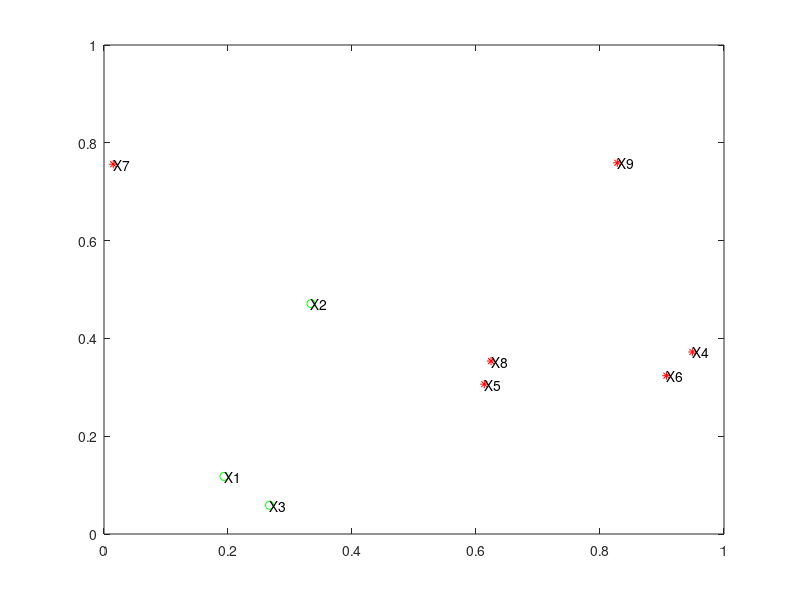

MATLAB code for this plot: (Note: this script raises an error after producing the figure.)
clear all
close all

% 初始化参数
pursuers_num = 3;
evaders_num = 6;
agents_sum = pursuers_num + evaders_num;
t_step = 0.01;
capture_dis = 0.05;
counter = 0;
L = 1; % 边长为1的正方形

% 创建网格
grid_size = 20;
grid = zeros(grid_size, grid_size);

% 初始化智能体参数
for i = 1:agents_sum
    agents(i).pos = rand(1,2);
    agents(i).active = 1; % evader 存活flag
    agents(i).min_dis = 100;
    agents(i).distance = 0;
end

figure()
while 1
    if sum([agents(pursuers_num+1:agents_sum).active]) == 0
        % 所有的evader都被抓到了
        % 输出视频
        v = VideoWriter('Hunt based on A-star.avi');
        v.FrameRate = 4;
        open(v);
        writeVideo(v, F);
        close(v);
        
        % 计算追捕者的距离总和
        total_distance_pursuers = sum([agents(1:pursuers_num).distance]);
        distances = zeros(1, pursuers_num);
        num_dis = 1;
        
        % 绘制柱状图
        for i = 1:pursuers_num
            distances(num_dis) = agents(i).distance;
            num_dis = num_dis + 1;
        end
        figure;
        
        % 绘制随机颜色
        colors = rand(pursuers_num, 3);
        for i = 1:pursuers_num
            bar(i, distances(i), 'FaceColor', colors(i,:), 'BarWidth', 1.2);
            hold on;
        end
        ylabel('Total Distance Traveled');
        xlabel('Agent Index');
        title('Distance Traveled by Each Agent');
        
        % 显示追捕者的距离总和
        disp(['Total distance traveled by all pursuers: ', num2str(total_distance_pursuers)]);
        return;
    else
        % 重置所有追捕者的min_dis
        for j = 1:pursuers_num
            agents(j).min_dis = 100;
        end

        % 画pursuer和evader的位置
        temp_pos = reshape([agents.pos], 2, agents_sum)';
        plot(temp_pos(1:pursuers_num,1), temp_pos(1:pursuers_num,2), 'go', ...
             temp_pos(pursuers_num+1:end,1), temp_pos(pursuers_num+1:end,2), 'r*');
        
        % 打label
        plabels = arrayfun(@(n) {sprintf('X%d', n)}, (1:agents_sum)');
        hold on
        Hpl = text(temp_pos(:,1), temp_pos(:,2), plabels, ...
              'HorizontalAlignment','left', ...
              'BackgroundColor', 'none');
        xlim([0 1]);
        ylim([0 1]);
       
        % 追捕者移动
        for i = 1:pursuers_num
            if agents(i).active
                % 找到最近的逃避者
                [nearest_evader_pos, ~] = findNearestEvader(agents(i).pos, agents(pursuers_num+1:end));
                
                % 将连续坐标转换为网格坐标
                start = continuousToGrid(agents(i).pos, grid_size);
                goal = continuousToGrid(nearest_evader_pos, grid_size);
                
                % 使用A*算法找到路径
                path = astar(grid, start, goal);
                
                if ~isempty(path) && size(path, 1) > 1
                    % 移动到路径的下一个点
                    next_pos = gridToContinuous(path(2,:), grid_size);
                    old_pos = agents(i).pos;
                    agents(i).pos = next_pos;
                    agents(i).distance = agents(i).distance + norm(next_pos - old_pos);
                end
            end
        end

        % 逃避者移动
        for i = (pursuers_num+1):agents_sum
            if agents(i).active
                % 获取所有追捕者的位置
                pursuer_positions = reshape([agents(1:pursuers_num).pos], 2, [])';
                
                % 计算到所有追捕者的平均方向
                avg_direction = mean(agents(i).pos - pursuer_positions, 1);
                avg_direction = avg_direction / norm(avg_direction);
                
                % 引入随机性
                random_direction = randn(1, 2);
                random_direction = random_direction / norm(random_direction);
                
                % 结合平均方向和随机方向
                escape_direction = 0.8 * avg_direction + 0.2 * random_direction;
                escape_direction = escape_direction / norm(escape_direction);
                
                % 根据最近追捕者的距离调整逃跑距离
                [~, min_distance] = findNearestPursuer(agents(i).pos, agents(1:pursuers_num));
                escape_distance = max(0.1, min(0.3, min_distance / 2));
                
                % 计算目标点，考虑边界
                target = agents(i).pos + escape_direction * escape_distance;
                target = checkBounds(target, L);
                
                % 将连续坐标转换为网格坐标
                start = continuousToGrid(agents(i).pos, grid_size);
                goal = continuousToGrid(target, grid_size);
                
                % 使用A*算法找到路径
                path = astar(grid, start, goal);
                
                if ~isempty(path) && size(path, 1) > 1
                    % 移动到路径的下一个点
                    next_pos = gridToContinuous(path(2,:), grid_size);
                    agents(i).pos = next_pos;
                end
            end
        end

        % 判断是否触发被捕获
        for i = (pursuers_num+1):agents_sum
            if agents(i).active
                agents(i).min_dis = 100; % 重置最小距离
                for j = 1:pursuers_num
                    dis = norm(agents(i).pos - agents(j).pos); 
                    if dis < agents(i).min_dis
                        agents(i).min_dis = dis;
                    end
                end
                % 判断evader被成功捕获的触发条件
                if agents(i).min_dis < capture_dis
                    agents(i).active = 0;
                    hold on
                    plot(agents(i).pos(1,1), agents(i).pos(1,2), 'g*')
                end
            end
        end
        
        hold off
        counter = counter + 1;
        F(counter) = getframe(gcf);
        pause(0.01)
    end
end

% 以下是所有需要的函数定义

function [nearest_pos, nearest_idx] = findNearestEvader(pos, evaders)
    active_evaders = [evaders.active] == 1;
    active_pos = [evaders(active_evaders).pos];
    active_pos = reshape(active_pos, 2, [])';
    distances = vecnorm(active_pos - pos, 2, 2);
    [~, nearest_idx] = min(distances);
    nearest_pos = active_pos(nearest_idx, :);
end

function [nearest_pos, nearest_distance] = findNearestPursuer(pos, pursuers)
    pursuer_pos = [pursuers.pos];
    pursuer_pos = reshape(pursuer_pos, 2, [])';
    distances = vecnorm(pursuer_pos - pos, 2, 2);
    [nearest_distance, nearest_idx] = min(distances);
    nearest_pos = pursuer_pos(nearest_idx, :);
end

function grid_pos = continuousToGrid(pos, grid_size)
    grid_pos = round(pos * (grid_size - 1)) + 1;
    grid_pos = max(min(grid_pos, grid_size), 1);
end

function cont_pos = gridToContinuous(grid_pos, grid_size)
    cont_pos = (grid_pos - 1) / (grid_size - 1);
end

function path = astar(grid, start, goal)
    [rows, cols] = size(grid);
    
    openSet = [start, 0, 0]; % [x, y, g]
    closedSet = zeros(rows, cols);
    cameFrom = zeros(rows, cols, 2);
    
    while ~isempty(openSet)
        [~, current_idx] = min(openSet(:,3) + arrayfun(@(row) heuristic(openSet(row,1:2), goal), 1:size(openSet,1))');
        current = openSet(current_idx, 1:2);
        
        if all(current == goal)
            path = reconstructPath(cameFrom, current);
            return;
        end
        
        current_g = openSet(current_idx, 3);
        openSet(current_idx,:) = [];
        closedSet(current(1), current(2)) = 1;
        
        neighbors = getNeighbors(current, rows, cols);
        for i = 1:size(neighbors, 1)
            neighbor = neighbors(i,:);
            
            if closedSet(neighbor(1), neighbor(2))
                continue;
            end
            
            tentative_g = current_g + 1;
            
            neighbor_idx = find(openSet(:,1) == neighbor(1) & openSet(:,2) == neighbor(2));
            if isempty(neighbor_idx)
                openSet = [openSet; neighbor, tentative_g];
            elseif tentative_g < openSet(neighbor_idx,3)
                openSet(neighbor_idx,3) = tentative_g;
            else
                continue;
            end
            
            cameFrom(neighbor(1), neighbor(2),:) = current;
        end
    end
    
    path = [];
end

function h = heuristic(a, b)
    h = norm(a - b);
end

function neighbors = getNeighbors(node, rows, cols)
    directions = [-1 0; 1 0; 0 -1; 0 1];
    neighbors = node + directions;
    valid = neighbors(:,1) > 0 & neighbors(:,1) <= rows & ...
            neighbors(:,2) > 0 & neighbors(:,2) <= cols;
    neighbors = neighbors(valid, :);
end

function path = reconstructPath(cameFrom, current)
    path = current;
    while any(cameFrom(current(1), current(2),:))
        current = squeeze(cameFrom(current(1), current(2),:))';
        path = [current; path];
    end
end

function pos = checkBounds(pos, L)
    pos(1) = max(0, min(pos(1), L));
    pos(2) = max(0, min(pos(2), L));
end
